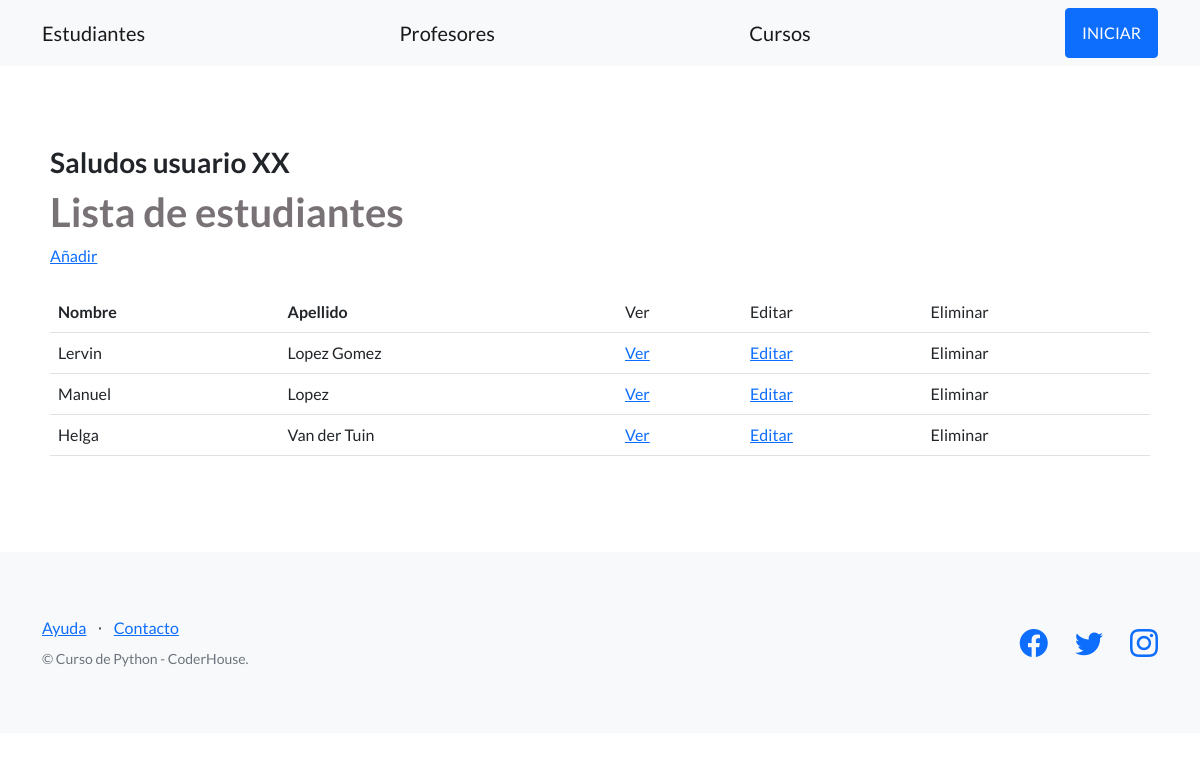
The page /plataforma/estudiantes/ on the database as committed earlier.
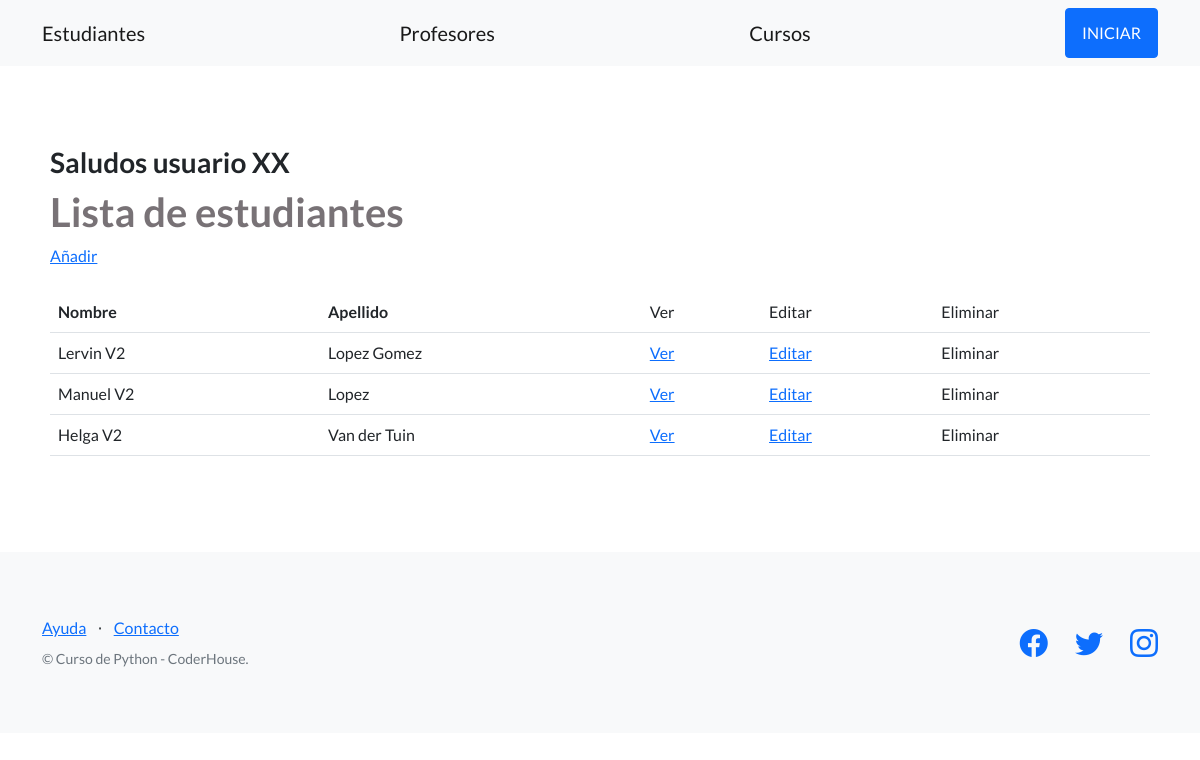
The same page on the database as committed later.
### estudiantes/models.py (models this page shows, shortened)
class Estudiante(models.Model):
    nombre = models.CharField(max_length=256)
    apellido = models.CharField(max_length=256)
    dni = models.CharField(max_length=32)
    email = models.EmailField()
    fecha_nacimiento = models.DateField(null=True)

### estudiantes/views.py (the view)
# urls.py: path('estudiantes/', EstudianteListView.as_view(), name="listar_estudiantes"),
class EstudianteListView(ListView):
    model = Estudiante
    template_name = "estudiantes/lista_estudiantes.html"

### estudiantes/templates/estudiantes/lista_estudiantes.html (shortened to what this page needs)
{% extends "estudiantes/base.html" %}
{% block contenido %}
{% include "estudiantes/barra_saludo.html" %}
<h1 class="titulos-coder">Lista de estudiantes</h1>
<a href="{% url 'crear_estudiante' %}">Añadir</a>
<br><br>
<table class="table">
  <tbody>
    <tr>
      <th>Nombre</th>
      <th>Apellido</th>
      <td>Ver</td>
      <td>Editar</td>
      <td>Eliminar</td>
    </tr>
    {% for estudiante in object_list %}
    <tr>
      <td>{{ estudiante.nombre }}</td>
      <td>{{ estudiante.apellido }}</td>
      <td>
        <a href="{% url 'ver_estudiante' estudiante.id %}">Ver</a>
      </td>
      <td>
        <a href="{% url 'editar_estudiante' estudiante.id %}">Editar</a>
      </td>
      <td>Eliminar</td>
    </tr>
    {% endfor %}
  </tbody>
</table>
{% endblock contenido %}

Rows that differ between the two databases and show on the page:
changed Estudiante "Lopez Gomez": nombre "Lervin" → "Lervin V2"
changed Estudiante "Lopez": nombre "Manuel" → "Manuel V2"
changed Estudiante "Van der Tuin": nombre "Helga" → "Helga V2"
